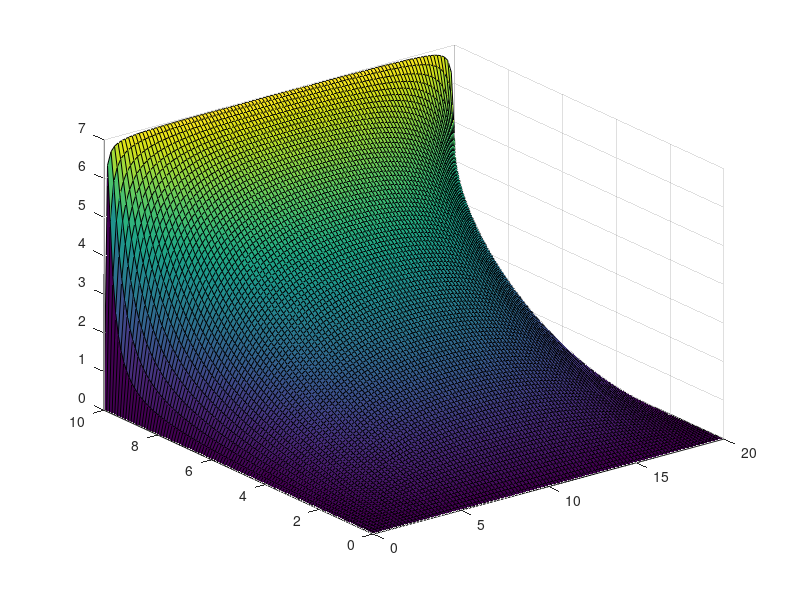

Recreate this plot in MATLAB.
clearvars;

a = 20;
b = 10;
Na = 100;
Nb = 100;
V01 = 1.0;
V02 = 2.0;
V03 = 3.0;
V04 = 1.0;
[X,Y] = meshgrid(0:a/Na:a,0:b/Nb:b);

Nk = 100;
for k = 1:Nk
    n = 2*k-1;
    V1(:,:,k) = 4*V01/pi*sin(n*pi*X/a).*sinh(n*pi*Y/a)./(n*sinh(n*pi*b/a));
end

for k = 1:Nk
    n = 2*k-1;
    V2(:,:,k) = 4*V02/pi*sin(n*pi*X/a).*sinh(n*pi*Y/a)./(n*sinh(n*pi*b/a));
end

for k = 1:Nk
    n = 2*k-1;
    V3(:,:,k) = 4*V03/pi*sin(n*pi*X/a).*sinh(n*pi*Y/a)./(n*sinh(n*pi*b/a));
end

for k = 1:Nk
    n = 2*k-1;
    V4(:,:,k) = 4*V04/pi*sin(n*pi*X/a).*sinh(n*pi*Y/a)./(n*sinh(n*pi*b/a));
end

V1_Tot=sum(V1,3);
V2_Tot=sum(V2,3);
V3_Tot=sum(V3,3);
V4_Tot=sum(V4,3);

V_total=V1_Tot+V2_Tot+V3_Tot+V4_Tot

surf(X,Y,V_total)